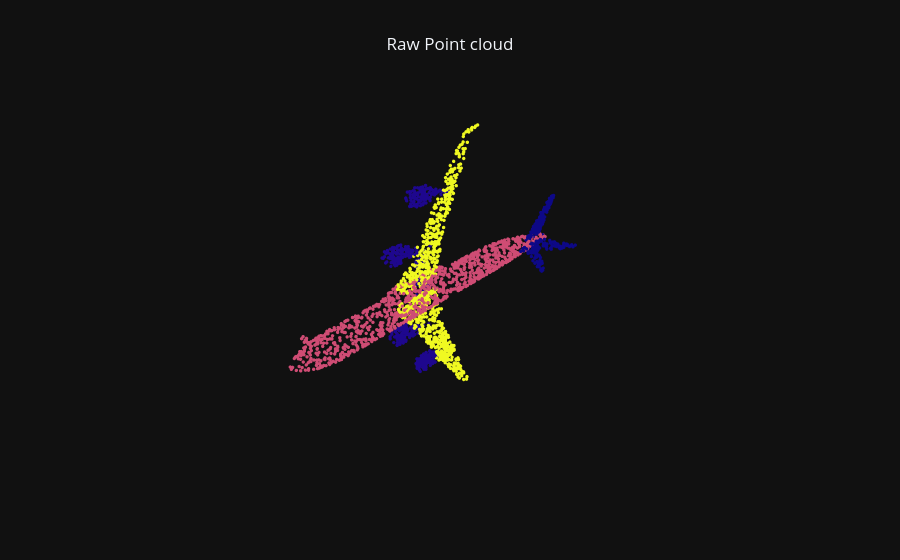

The code cell stored with this chart in its notebook:
### Code cell
pc_plots = plot_pc_data3d(x=points[:,0], y=points[:,1], z=points[:,2], apply_color_gradient=False, color=PART_COLORS[seg_labels - 1], marker_size=2)
layout = dict(template="plotly_dark", title="Raw Point cloud", scene=PCD_SCENE, title_x=0.5)
fig = go.Figure(data=pc_plots, layout=layout)   
fig.show()

### Figure 1 — Plotly figure (JSON) as saved in the notebook; plotly's stock layout.template omitted (floating-point values rounded to 4 significant figures; data arrays with more than 128 entries replaced by an {"elided": "..."} marker saying what was removed)
{"data": [{"hoverinfo": "skip", "marker": {"color": {"elided": "2466 int values"}, "opacity": 1, "size": 2}, "mode": "markers", "showlegend": false, "type": "scatter3d", "x": {"elided": "2466 float values"}, "y": {"elided": "2466 float values"}, "z": {"elided": "2466 float values"}}], "layout": {"scene": {"aspectmode": "data", "xaxis": {"visible": false}, "yaxis": {"visible": false}, "zaxis": {"visible": false}}, "title": {"text": "Raw Point cloud", "x": 0.5}}}
